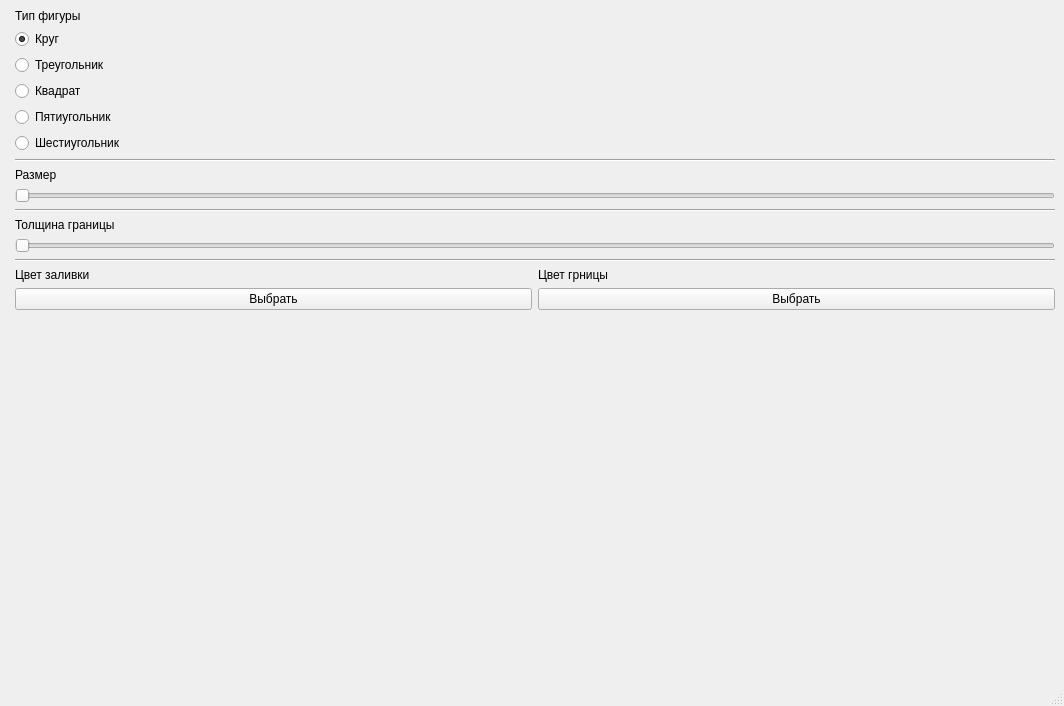
<?xml version="1.0" encoding="UTF-8"?>
<ui version="4.0">
 <class>MainWindow</class>
 <widget class="QMainWindow" name="MainWindow">
  <property name="geometry">
   <rect>
    <x>0</x>
    <y>0</y>
    <width>1064</width>
    <height>706</height>
   </rect>
  </property>
  <property name="windowTitle">
   <string>MainWindow</string>
  </property>
  <widget class="QWidget" name="centralwidget">
   <layout class="QGridLayout" name="gridLayout_2">
    <item row="0" column="0">
     <layout class="QGridLayout" name="mainLayout">
      <item row="0" column="1">
       <layout class="QVBoxLayout" name="verticalLayout">
        <item>
         <widget class="QLabel" name="label">
          <property name="text">
           <string>Тип фигуры</string>
          </property>
         </widget>
        </item>
        <item>
         <widget class="QRadioButton" name="circleButton">
          <property name="text">
           <string>Круг</string>
          </property>
          <property name="checked">
           <bool>true</bool>
          </property>
         </widget>
        </item>
        <item>
         <widget class="QRadioButton" name="triangleButton">
          <property name="text">
           <string>Треугольник</string>
          </property>
         </widget>
        </item>
        <item>
         <widget class="QRadioButton" name="squareButton">
          <property name="text">
           <string>Квадрат</string>
          </property>
         </widget>
        </item>
        <item>
         <widget class="QRadioButton" name="pentagonButton">
          <property name="text">
           <string>Пятиугольник</string>
          </property>
         </widget>
        </item>
        <item>
         <widget class="QRadioButton" name="hexButton">
          <property name="text">
           <string>Шестиугольник</string>
          </property>
         </widget>
        </item>
        <item>
         <widget class="Line" name="line">
          <property name="orientation">
           <enum>Qt::Horizontal</enum>
          </property>
         </widget>
        </item>
        <item>
         <widget class="QLabel" name="label_2">
          <property name="text">
           <string>Размер</string>
          </property>
         </widget>
        </item>
        <item>
         <widget class="QSlider" name="figSizeSlider">
          <property name="minimum">
           <number>5</number>
          </property>
          <property name="maximum">
           <number>100</number>
          </property>
          <property name="orientation">
           <enum>Qt::Horizontal</enum>
          </property>
         </widget>
        </item>
        <item>
         <widget class="Line" name="line_3">
          <property name="orientation">
           <enum>Qt::Horizontal</enum>
          </property>
         </widget>
        </item>
        <item>
         <widget class="QLabel" name="label_5">
          <property name="text">
           <string>Толщина границы</string>
          </property>
         </widget>
        </item>
        <item>
         <widget class="QSlider" name="penSizelSlider">
          <property name="minimum">
           <number>1</number>
          </property>
          <property name="maximum">
           <number>30</number>
          </property>
          <property name="orientation">
           <enum>Qt::Horizontal</enum>
          </property>
         </widget>
        </item>
        <item>
         <widget class="Line" name="line_4">
          <property name="orientation">
           <enum>Qt::Horizontal</enum>
          </property>
         </widget>
        </item>
        <item>
         <layout class="QGridLayout" name="gridLayout">
          <item row="1" column="0">
           <widget class="QPushButton" name="brushColorButton">
            <property name="text">
             <string>Выбрать</string>
            </property>
           </widget>
          </item>
          <item row="1" column="1">
           <widget class="QPushButton" name="penColorButton">
            <property name="text">
             <string>Выбрать</string>
            </property>
           </widget>
          </item>
          <item row="0" column="1">
           <widget class="QLabel" name="label_4">
            <property name="text">
             <string>Цвет грницы</string>
            </property>
           </widget>
          </item>
          <item row="0" column="0">
           <widget class="QLabel" name="label_3">
            <property name="text">
             <string>Цвет заливки</string>
            </property>
           </widget>
          </item>
         </layout>
        </item>
        <item>
         <spacer name="verticalSpacer">
          <property name="orientation">
           <enum>Qt::Vertical</enum>
          </property>
          <property name="sizeHint" stdset="0">
           <size>
            <width>20</width>
            <height>40</height>
           </size>
          </property>
         </spacer>
        </item>
       </layout>
      </item>
      <item row="0" column="0">
       <widget class="QWidget" name="widget" native="true"/>
      </item>
     </layout>
    </item>
   </layout>
  </widget>
  <widget class="QMenuBar" name="menubar">
   <property name="geometry">
    <rect>
     <x>0</x>
     <y>0</y>
     <width>1064</width>
     <height>20</height>
    </rect>
   </property>
  </widget>
  <widget class="QStatusBar" name="statusbar"/>
 </widget>
 <resources/>
 <connections/>
</ui>
